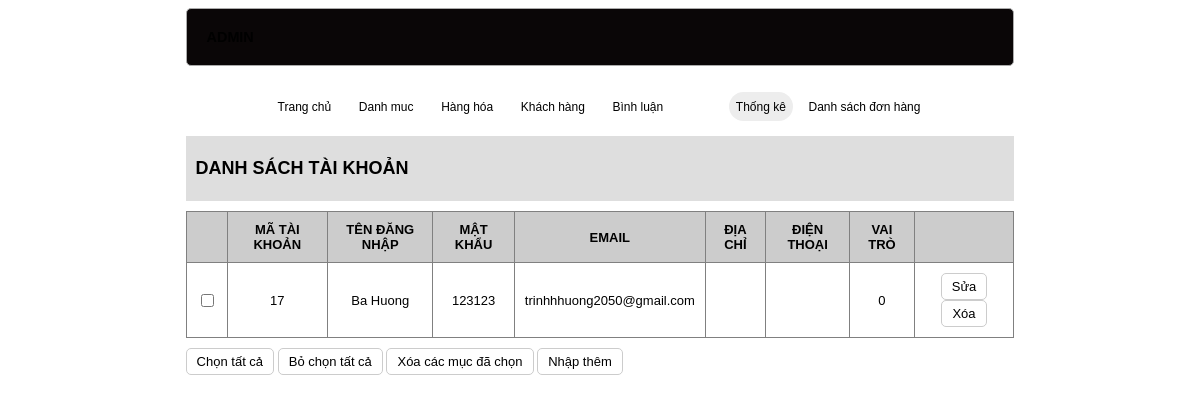
The app's page /admin/index.php?act=dskh with its own data.
### tables this page shows
CREATE TABLE `taikhoan` (
  `id` int(11) NOT NULL,
  `user` varchar(50) NOT NULL,
  `pass` varchar(50) NOT NULL,
  `email` varchar(255) NOT NULL,
  `address` varchar(255) DEFAULT NULL,
  `tel` varchar(20) DEFAULT NULL,
  `role` int(11) NOT NULL DEFAULT 0
);

### model/pdo.php (called while the page is built, shortened)
<?php
function pdo_get_connection(){
    $dburl = "mysql:host=localhost;dbname=duanmau2023;charset=utf8";
    $username = 'root';
    $password = '';
    $conn = new PDO($dburl, $username, $password);
    $conn->setAttribute(PDO::ATTR_ERRMODE, PDO::ERRMODE_EXCEPTION);
    return $conn;
}
function pdo_query($sql){
    $sql_args = array_slice(func_get_args(), 1);
    try{
        $conn = pdo_get_connection();
        $stmt = $conn->prepare($sql);
        $stmt->execute($sql_args);
        $rows = $stmt->fetchAll();
        return $rows;
    }
    catch(PDOException $e){
        throw $e;
    }
    finally{
        unset($conn);
    }
}

### model/taikhoan.php (called while the page is built, shortened)
<?php
function loadAll_taikhoan(){
    $sql = "SELECT * FROM taikhoan order by id desc";
    $listtaikhoan = pdo_query($sql);
    return $listtaikhoan;
}
?>

### admin/taikhoan/list.php (the view)
<div class="row">
            <div class="row header1 mb10">
                <h1>DANH SÁCH TÀI KHOẢN </h1>
            </div>
            <div class="row formcontent">
            <div class="row mb10 frmloai" >
                <table>
                    <tr>
                        <th></th>
                        <th>MÃ TÀI KHOẢN</th>
                        <th>TÊN ĐĂNG NHẬP</th>
                        <th>MẬT KHẨU</th>
                        <th>EMAIL</th>
                        <th>ĐỊA CHỈ</th>
                        <th>ĐIỆN THOẠI</th>
                        <th>VAI TRÒ</th>
                        <th></th>
                    </tr>
                    <?php
                    foreach ($listtaikhoan as $taikhoan) {
                        extract($taikhoan);
                        $suatk = "index.php?act=suatk&id=".$id;
                        $xoatk = "index.php?act=xoatk&id=".$id;
                        echo '<tr>
                        <td><input type="checkbox"></td>
                        <td>'.$id.'</td>
                        <td>'.$user.'</td>
                        <td>'.$pass.'</td>
                        <td>'.$email.'</td>
                        <td>'.$address.'</td>
                        <td>'.$tel.'</td>
                        <td>'.$role.'</td>
                        <td><a href = "'.$suatk.'"><input type="button" value="Sửa"></a> <a href="'.$xoatk.'"><input type="button" value="Xóa"></a></td>
                    </tr>';
                    }
                    ?>
                </table>
            </div>
            <div class="row mb10">
                <input type="button" value="Chọn tất cả">
                <input type="button" value="Bỏ chọn tất cả">
                <input type="button" value="Xóa các mục đã chọn">
                <a href="index.php?act=adddm"><input type="button" value="Nhập thêm"></a>
            </div>
            </div>
        </div>
    </div>

### view/css/style.css (style rules this page uses)
* { box-sizing: border-box; font-family: sans-serif; font-size: 13px; }
.row { float: left; width: 100%; }
.mb10 { margin-bottom: 10px; }
.formtaikhoan input[type="submit"], .formcontent input[type="submit"], .formcontent input[type="reset"], .formcontent input[type="button"] { border-radius: 5px; padding: 5px 10px; background-color: white; border: 1px #ccc solid; }
.header1 { background-color: #dedede; width: 100%; }
.header1 h1 { font-size: 1.5vw; padding: 10px; color: #000; }
.frmloai table { width: 100%; text-align: center; }
table, th, td { border: 1px solid gray; border-collapse: collapse; padding: 10px; }
table th { background-color: #ccc; }

### records on screen
taikhoan: id "17", user "Ba Huong", pass "123123", email "trinhhhuong2050@gmail.com", role "0"
